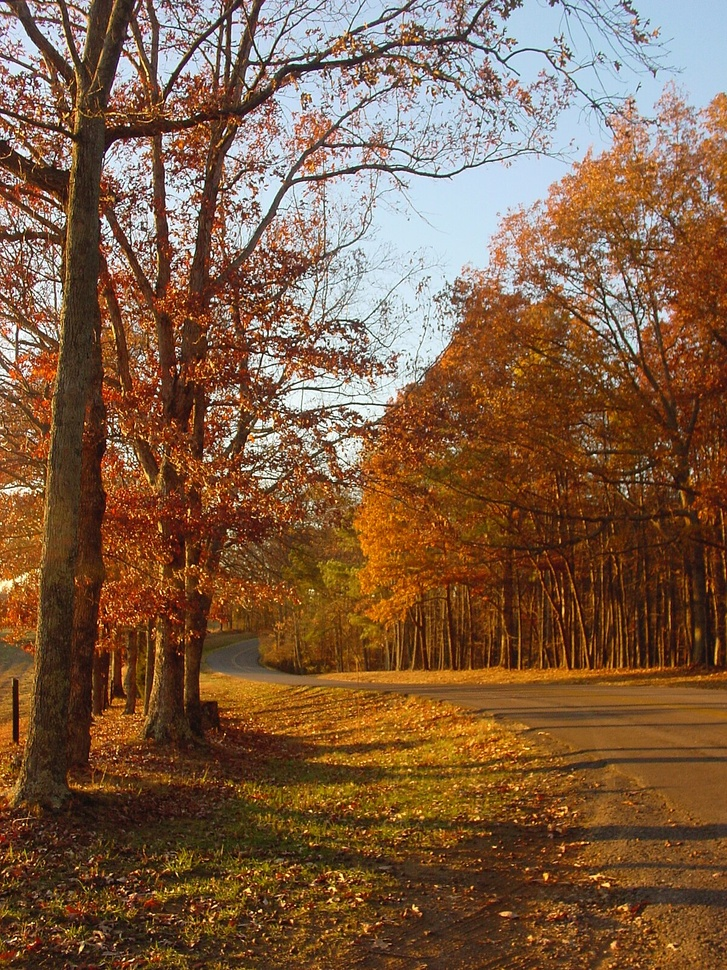
%> input picture lab1/images/autumn.jpg, 727 x 970 px, shrunk from 1200 x 1600 before the run, given in place of sherlock.jpg, which was not available
$ octave lab3.m   (GNU Octave 9; MATLAB toolbox functions it lacks are replaced by stand-ins)
%> lines starting %> are read from the running program, lines starting %| are printed output that depends on the picture; pictures that were not available may be replaced by others from this repository, and a replacement may not be noted
im1 = imread("sherlock.jpg")
%> im1 is the input picture: size 970x727x3 uint8; mean R, G, B 126.5, 93, 67.1
im2 = imread("kobi.png")
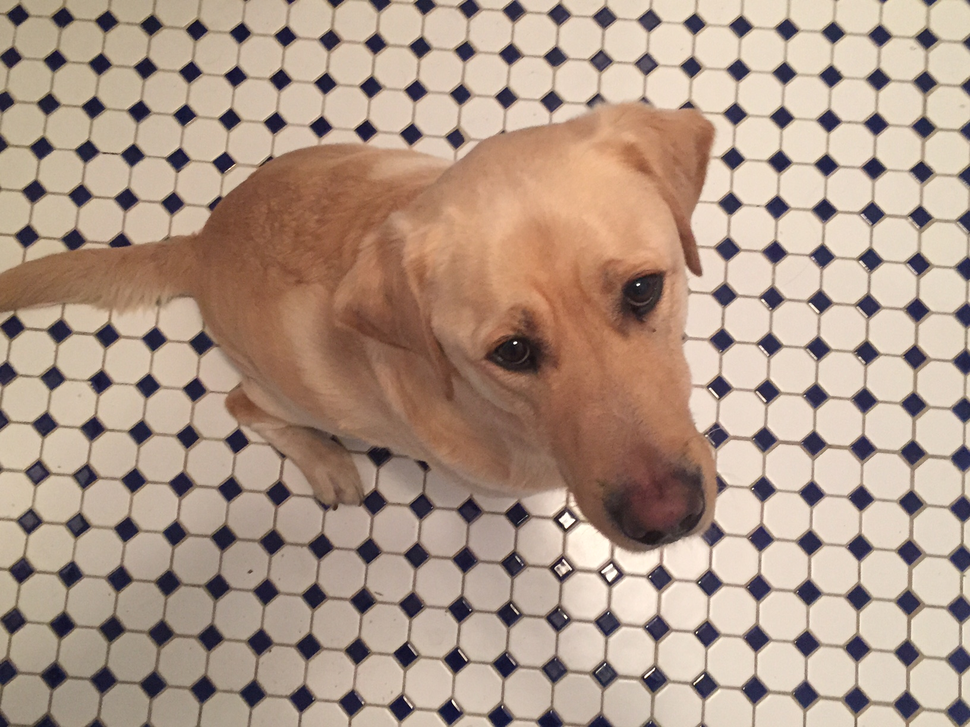
%> input picture lab1/images/kobi.png, 970 x 727 px, shrunk from 1632 x 1224 before the run
%> im2 is the input picture: size 727x970x3 uint8; mean R, G, B 174.5, 151.6, 135.5
im3 = imread("pout.tif")
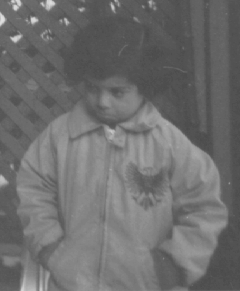
%> input picture lab1/images/pout.tif, 240 x 291 px
%> im3 is the input picture: size 291x240 uint8; min 74, max 224, mean 110.3

figure;
subplot(1,3,1);
imshow(im1);
title ("Image 1");

subplot (1,3,2);
imshow(im2);
title ("Image 2");

subplot (1,3,3);
imshow (im3);
title ("Image 3")

%3-4. Перекручування і відображення перекрученого зображення.
LEN = 10;
THETA = 30;
rotated_im = imrotate(im3, THETA, 'bilinear', 'crop');
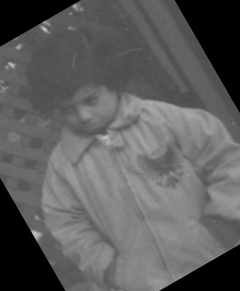
%> rotated_im: size 291x240 uint8; min 0, max 197, mean 93.6
imshow(rotated_im), title('Перекручене зображення');

%5-6. Відновлення та відображення відновленного зображення.
restored_im = imrotate(rotated_im, -THETA, 'bilinear', 'crop');
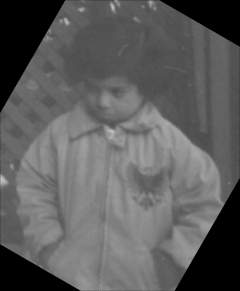
%> restored_im: size 291x240 uint8; min 0, max 194, mean 93.5
imshow(restored_im), title('Відновлене зображення');

%7. Пункти 2-6 з зашумленим зображенням.
white = imnoise(im1, 'gaussian', 0, 0.01);
imshow(white);

LEN = 10;
THETA = 30;
rotated_white = imrotate(white, THETA, 'bilinear', 'crop');
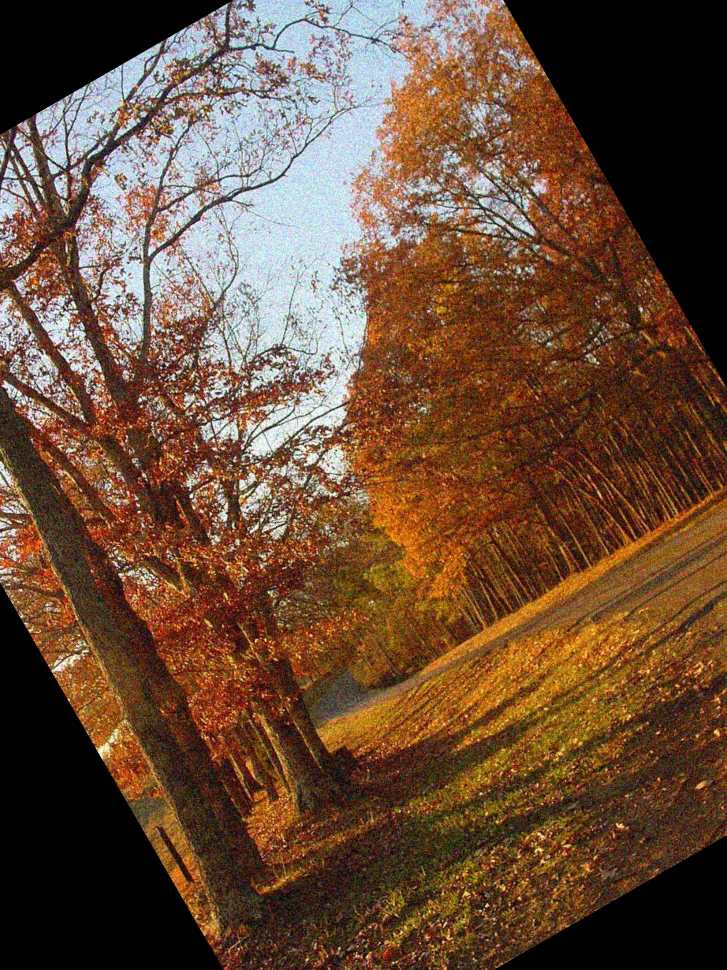
%> rotated_white: size 970x727x3 uint8; mean R, G, B 105.6, 76.7, 55.9
imshow(rotated_white), title('Перекручене зашумлене зображення');

restored_white = imrotate(rotated_white, -THETA, 'bilinear', 'crop');
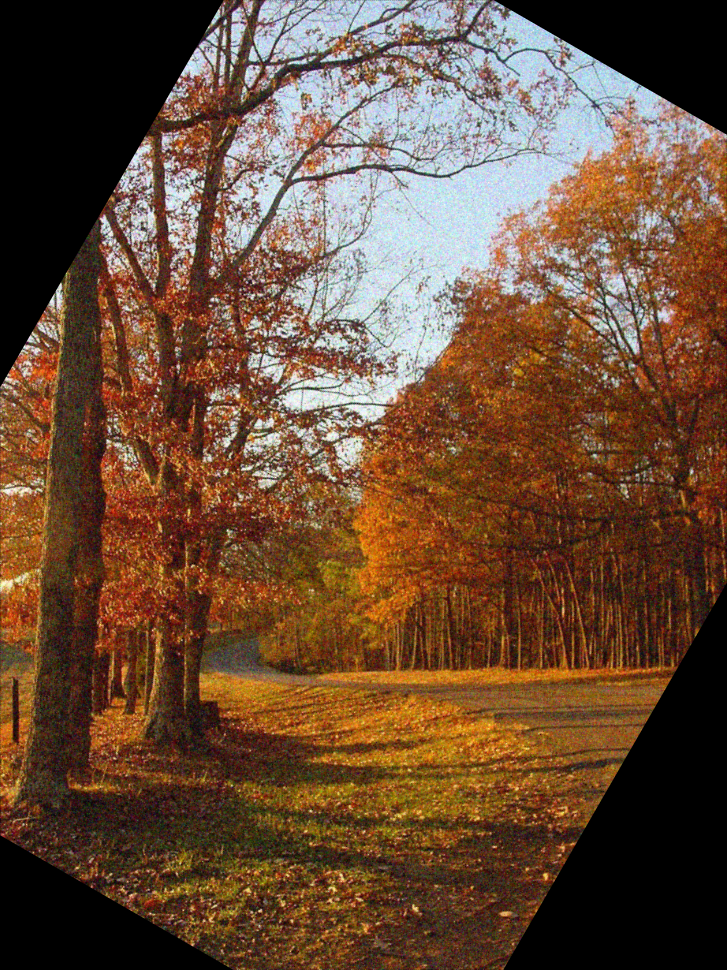
%> restored_white: size 970x727x3 uint8; mean R, G, B 105.5, 76.6, 55.9
imshow(restored_white), title('Відновлене зашумлене зображення');
